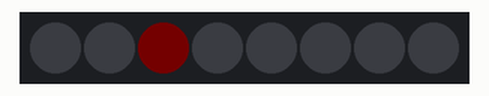
This sketch was run on a simulated Arduino Leonardo, built with avr-gcc and run on an emulated ATmega32U4. Shown: 8 RGB LEDs in strip order, left to right. Dim RGB values are drawn brighter than linear.

Above: at 5.78 s.
At 9.79 s:
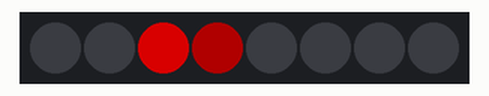
At 14.13 s:
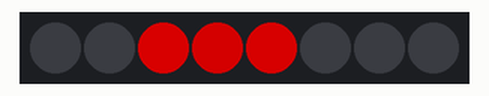
At 22.6 s:
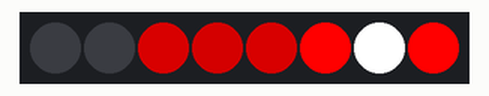
At 31.38 s:
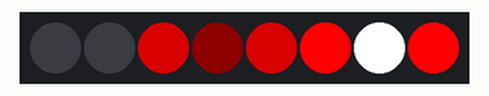
At 39.74 s:
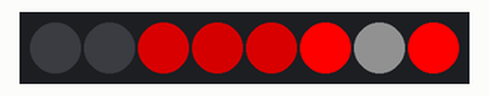
Timing chart, 0 to 40.0 s (numbered marks = the images above):
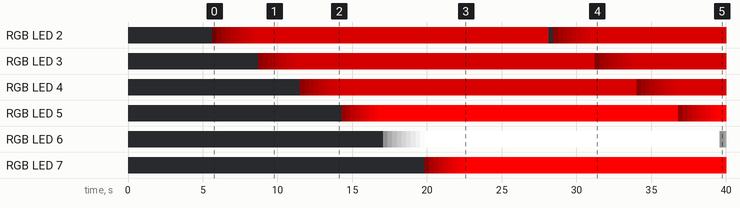

The sketch:

valotaide.ino
```cpp
#include <FastLED.h>

#define NUM_LEDS 8
#define DATA_PIN 10
extern const TProgmemRGBPalette16 CloudColors_p FL_PROGMEM;
extern const TProgmemRGBPalette16 LavaColors_p FL_PROGMEM;
int state;

CRGB valot[NUM_LEDS];


void setup() {
  Serial1.begin(57600);
  FastLED.addLeds<NEOPIXEL, DATA_PIN>(valot, NUM_LEDS);

}

void loop() {


static uint8_t Pmillis=0;
uint8_t Cmillis=millis();
int indexadd = 255/NUM_LEDS;


lavalamp ();


}

void lavaroll() {
	int indexadd = 255 / NUM_LEDS;
	uint8_t colorIndex = 10;
	uint8_t brightness = 1;

	for (int dot = 0; dot < NUM_LEDS; dot++) {
		valot[dot] = ColorFromPalette(LavaColors_p, colorIndex, brightness, NOBLEND);
	}
}

void lavalamp (){

int indexadd = 255/NUM_LEDS;
uint8_t colorIndex = 10;
uint8_t brightness=1;

  for(int dot = 0; dot < NUM_LEDS; dot++) {
     for(brightness= 0;brightness <255;brightness++){

     valot[dot] = ColorFromPalette( LavaColors_p, colorIndex, brightness, NOBLEND);
     Serial1.print(dot,DEC);
     Serial1.print(",");
     Serial1.print(colorIndex,DEC);
     Serial1.print(",");
     Serial1.print(brightness,DEC);
     Serial1.print(",");
     Serial1.println(state,DEC);

    FastLED.show();
    FastLED.delay(10);
    }
    colorIndex += indexadd;
    if (dot == 7){
      state=1;
      return(state);
    }
    FastLED.show();
  }
}
```

Measured:
- by itself, RGB LED 2: off → RGB(1, 0, 0) at 5.6 s, → RGB(16, 0, 0) 0.31 s later, → RGB(32, 0, 0) 0.31 s later, → RGB(47, 0, 0) 0.31 s later, … (22 changes in this stretch)
- by itself, RGB LED 3: off → RGB(14, 0, 0) at 8.7 s, → RGB(28, 0, 0) 0.31 s later, → RGB(42, 0, 0) 0.31 s later, → RGB(56, 0, 0) 0.31 s later, … (20 changes in this stretch)
- what the display in image 3 shows lasts 5.6 s, from 22.5 s to 28.1 s
